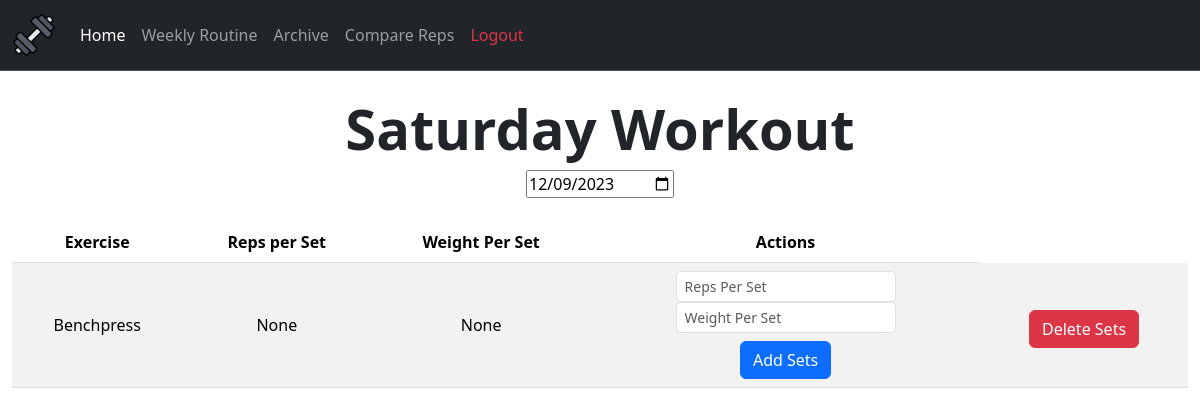
Screenshot of /workout/1 (signed in) with the database file from the repository.
### webapp/tables.py (models this page shows)
class Workout(db.Model):
    id = db.Column(db.Integer, primary_key = True)
    date = db.Column(db.String(10), default = func.current_date())
    day = db.Column(db.String(12), nullable = False)
    week = db.Column(db.String(150))
    user_id = db.Column(db.Integer, db.ForeignKey('user.id'))
    workout_number = db.Column(db.Integer, nullable=False, unique=False)

class Exercise(db.Model):
    id = db.Column(db.Integer, primary_key = True)
    name = db.Column(db.String(150), nullable = False,)
    sets = db.Column(db.String(150))
    weight = db.Column(db.String(150))
    workout_id = db.Column(db.Integer, db.ForeignKey('workout.id'))

### webapp/routes.py (the view)
@routes.route("/workout/<int:id>")
@login_required
def workout(id):
    workout_id = id
    user = db.session.query(Workout.user_id).filter_by(id = workout_id).scalar()
    if user is None:
        return redirect(url_for("routes.error"))
    elif user != current_user.id:
        return redirect(url_for("routes.error"))
    workout = db.session.query(Workout).filter_by(id = workout_id).scalar()
    exercises = db.session.query(Routine.exercise).filter_by(day = workout.day, user_id = current_user.id).all()
    exercises = [exercise[0] for exercise in exercises]
    for exercise in exercises:
        if db.session.query(Exercise).filter_by(name = exercise, workout_id = workout_id).scalar() is None:
            new_exercise = Exercise(name = exercise, workout_id = workout_id)
            db.session.add(new_exercise)
    db.session.commit()
    exercises = db.session.query(Exercise).filter_by(workout_id = workout_id).all()
    return render_template("workout.html", workout = workout, exercises = exercises, user = user, workoutId = workout_id)

### webapp/templates/workout.html (shortened to what this page needs)
{% extends "layout.html" %}
{% block main%}
<br />
<div style="text-align: center;">
<h1 class="display-4 text-center fw-bold">{{ workout.day }} Workout</h1>
<input name="date" id="date" type="date" value="{{ workout.date }}" onchange="updateDate({{ workout.id }})">
</div>
<br>
<div class="fs-6">
  <div class="container-fluid text-sm-center">
    <table class="table table-striped table-hover">
      <thead>
        <tr>
          <th scope="col">Exercise</th>
          <th scope="col">Reps per Set</th>
          <th scope="col">Weight Per Set</th>
          <th scope="col">Actions</th>
        </tr>
      </thead>
      {% for exercise in exercises %}
      <tr class="align-middle">
        <td class="text-center">{{ exercise.name }}</td>
        <td class="text-center">{{ exercise.sets }}</td>
        <td class="text-center">{{ exercise.weight }}</td>
        <td class="text-center">
          <form class="form" action="/addsets" method="post">
            <input class="form-control form-control-sm mx-auto w-auto" id="sets" name="sets" type="text" placeholder="Reps Per Set" />
            <input class="form-control form-control-sm mx-auto w-auto" id="weight" name="weight" type="text" placeholder="Weight Per Set" />
            <button class="btn btn-primary mx-auto mt-2" id="set-submit" type="submit">Add Sets</button>
          </form>
        </td>
        <td class="text-center">
          <form class="form mt-2" action="/deletesets" method="post" onsubmit="return confirmDeleteSets()">
            <button class="btn btn-danger mx-auto" id="set-delete" type="submit">Delete Sets</button>
          </form>
        </td>
      </tr>
      {% endfor %}
    </table>
  </div>
</div>
{% endblock %}

### rows the page displays
Workout: day "Saturday", date "12/09/2023"
Exercise: name "Benchpress", sets "None", weight "None"
